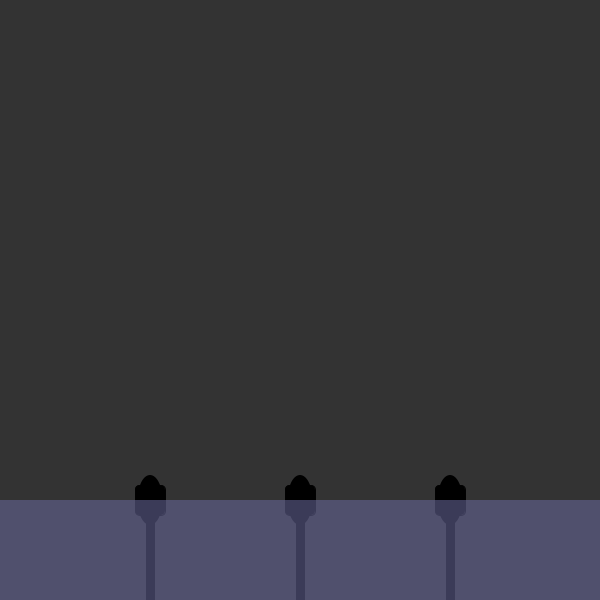
Frame 1 (no input)
Frame 60 (the mouse pressed at the canvas centre just before this capture): identical to frame 1, image omitted
Frame 120 (the mouse held since frame 60 and released just before this capture): identical to frame 1, image omitted

The Processing sketch that drew this single still picture (run headless with seeded random() and noise(); from frame 60 on, the mouse is pressed at the canvas centre):

// Processing sketch: Brunnensteuerung
// ── Brunnensteuerung.pde
ArrayList<Duese> Duesen=new ArrayList();
ArrayList<WaterParticle> Water=new ArrayList();

final int ANZAHL_AUSLAESSE=3;
final int MAX_DURCHLAEUFE=30;
final int MIN_TEMP=5;  // [°C]

int[][] StateTable={
  {1, 0, 0, 0, 0, 0, 1, 0, 1, 0}, //Ventil A
  {0, 1, 0, 0, 0, 1, 0, 0, 1, 0}, //Ventil B
  {0, 0, 1, 0, 1, 0, 0, 0, 1, 0}, //Ventil C
  {5, 5, 5, 3, 5, 5, 5, 2, 3, 2}, //Basetime Ventil-ON [sekunden]
};


//Every State has a unique color
color[] cols={
  color(255, 0, 0), 
  color(255, 91, 0), 
  color(255, 183, 0), 
  color(234, 255, 0), 
  color(142, 255, 0), 
  color(51, 255, 0), 
  color(0, 255, 40), 
  color(0, 255, 132), 
  color(0, 255, 224), 
  color(0, 193, 255), 
};

color currCol=color(0);

int numStates=StateTable[0].length;
int currentState=-1;

long tWait;
long tStart;
long accumulatedTime;

int Wiederholungen; // Drehregler [30,120]
float ZeidauerFaktor; // Drehregler [1/3 , 3]

int repeatLastStatesCounter;
int wiederholungsCounter;
int durchlaufCounter;

boolean AnlageEin;
boolean AnlageBisMorgenAus;
boolean WartungsModus;
boolean ManuellerModus;

int DATE;  // Monatstag [1,31]


void setup() {
  size(600, 600);
  rectMode(CENTER);

  for (int i=1; i <= ANZAHL_AUSLAESSE; i++) {
    PVector pos=new PVector(width/(ANZAHL_AUSLAESSE+1)*i, height-100);
    Duesen.add(new Duese(pos));
  }

  String msg="Anlage wurde eingeschaltet";
  Log(new Error("INFO", msg));
}


void draw() {
  background(51);

  if (AnlageEin) {

    //Wiederholen
    if (wiederholungsCounter<Wiederholungen) {

      //Zustand fertig
      if (millis()-tStart>tWait) {
        currentState++;

        // reached last State
        if (currentState==numStates) { 

          //can repeat last two States?
          if (repeatLastStatesCounter<4) {
            repeatLastStatesCounter++;
            currentState=numStates-2;
          } else {

            //Durchlauf abgeschlossen
            String msg="Durchlauf: "+ (wiederholungsCounter+1)+ ", finished, took: "+ accumulatedTime/1000.0+"s";
            Log(new Error("INFO", msg));

            repeatLastStatesCounter=0;
            wiederholungsCounter++;
            currentState=0;
            accumulatedTime=0;
          }
        }

        //Start new State
        tStart=millis();
        tWait=round(StateTable[ANZAHL_AUSLAESSE][currentState]*1000*ZeidauerFaktor);
        accumulatedTime+=tWait;

        //Maximale Durchläufe erreicht ---> Wartungsmodus
        if (durchlaufCounter>=MAX_DURCHLAEUFE && !WartungsModus) {
          WartungsModus=true;
          String msg="Maximale Durchläufe erreicht, Anlage wird nach diesem Durchgang für Wartung deaktiviert";
          Log(new Error("WARNING", msg));
        }
      }
    }


    //Zyklus Abgeschlossen --> Anlage bis Morgen deaktiviert
    if (wiederholungsCounter>=Wiederholungen) {
      AnlageEin=false;
      wiederholungsCounter=0;
      currentState=-1;

      if (ManuellerModus) {
        String msg="Manueller Zyklus abgeschlossen";
        Log(new Error("INFO", msg));
      } else {
        AnlageBisMorgenAus=true;
        DATE=day();

        String msg="Zyklus abgeschlossen, Anlage bis Morgen deaktiviert";
        Log(new Error("INFO", msg));
      }
    }
  }


  //Check Water height
  if (AnlageEin) {
    WaterLevel();
    Temperatur();
  }

  //Check Time
  RTC();

  //Interpolate between Colors
  if (AnlageEin) {
    float t=(float)(millis()-tStart)/tWait;

    color A=cols[currentState];
    color B=cols[(currentState+1)%numStates];
    currCol=interpolateColors(A, B, t);
  }


  //Set Düsen State
  for (int i=0; i < ANZAHL_AUSLAESSE; i++) {
    Duesen.get(i).ventilState=AnlageEin?boolean(StateTable[i][currentState]):false;
    Duesen.get(i).RGBCol=AnlageEin?currCol:color(0);
  }


  visualizeGraphics();
}

// ── Duese.pde
class Duese {
  boolean ventilState;

  PVector pos;
  float diam=50;
  color RGBCol;

  Duese(PVector pos) {
    this.pos=pos;
  }


  void show() {
    RGBCol=ventilState==true?RGBCol: color(0);

    fill(RGBCol);

    stroke(1);
    rect(pos.x, pos.y, 30, 30, 5);
    rect(pos.x, height-50, 8, 100);
    
    noStroke();
    ellipse(pos.x, pos.y, diam/2, diam);
  }


  void produceWaterFountain() {
    if (ventilState==true) {
      for (int i=0; i < 3; i++) {
        PVector vel=new PVector(-(pos.x-width/2)/100+0.2, -12);  //upwards, slightly to the center
        vel.x+=random(-0.2, 0.2);
        vel.y+=random(-0.2, 0.2)+10/(pos.x-width+0.1);

        vel.y-=(150-abs(pos.x-width/2))/250;  //Center Düsen go higher

        WaterParticle W=new WaterParticle(this, pos.copy().sub(0, diam/3), vel);
        Water.add(W);
      }
    }
  }
}

// ── User_Input.pde
void keyPressed() {

  //Start Taster
  if (key=='s' && !AnlageBisMorgenAus && !WartungsModus) {
    AnlageEin=true;
    ManuellerModus=false;
    durchlaufCounter++;

    Wiederholungen =  10; // Drehregler [30,120]
    ZeidauerFaktor =  0.3; // Drehregler [1/3 , 3]


    String msg="Start Automatik Modus:  Wiederholungen: "+ Wiederholungen+ ", ZeitFaktor: "+ ZeidauerFaktor+", Expected Time: "+ ZeidauerFaktor*60+"s";
    Log(new Error("INFO", msg));
  }

  //Manueller Start Taster
  if (key=='m' && !WartungsModus) {
    AnlageEin=true;
    ManuellerModus=true;
    durchlaufCounter++;

    Wiederholungen =  1;
    ZeidauerFaktor =  0.3; // Drehregler [1/3 , 3]


    String msg="Start Manueller Modus:  Wiederholungen: "+ Wiederholungen+ ", ZeitFaktor: "+ ZeidauerFaktor+", Expected Time: "+ ZeidauerFaktor*60+"s";
    Log(new Error("INFO", msg));
  }


  //Reset Anlage
  if (key=='r') {
    WartungsModus=false;
    durchlaufCounter=0;
    AnlageBisMorgenAus=false;


    String msg="Wartung abgeschlossen, Anlage wieder bereit";
    Log(new Error("INFO", msg));
  }


  //Not Halt
  if (key=='h' && AnlageEin) {
    resetAnlage();


    String msg="NOT-HALT betätigt, Anlage wird Ausgeschaltet";
    Log(new Error("WARNING", msg));
  }
}

// ── Wasser.pde
class WaterParticle {
  Duese Parent;

  PVector pos;
  PVector vel;
  float rad=10;

  color col;
  boolean streamDisconected;
  long tStart;

  WaterParticle(Duese Parent, PVector posStart, PVector vel) {
    this.pos=posStart.copy();
    this.vel=vel;
    this.Parent=Parent;
    tStart=millis();
  }


  void update() {
    pos.add(vel);
    vel.add(0, 0.2); //gravity
  }


  void show() {
    fill(getCol());
    noStroke();
    ellipse(pos.x, pos.y, rad, rad);
  }


  color getCol() {
    if (Parent.ventilState==false) {
      streamDisconected=true;
    }

    if (!streamDisconected) {
      col=Parent.RGBCol;
      return col;
    } else {

      if (tStart==0) {
        tStart=millis();
      }

      float deltaT=(float)millis()-tStart;
      float t=deltaT/1000;
      float darkening=atan(t)/t;  //Smooth decay function
      return color(red(col)*darkening, green(col)*darkening, blue(col)*darkening, darkening*255);
    }
  }
}

// ── zHelper.pde

//Visualize
void visualizeGraphics() {

  //Visualize Düsen
  for (Duese D : Duesen) {
    D.show();
    D.produceWaterFountain();
  }

  //Visualize Water
  for (int i=0; i<Water.size(); i++) {
    WaterParticle W = Water.get(i);

    //delete Partikles 
    if (W.pos.y>height-100) {
      Water.remove(i);
      continue;
    }

    W.update();
    W.show();
  }

  //Visualize Pool
  showWaterPool();
}


//linear interpolation between colors
color interpolateColors(color A, color B, float t) {
  float r=red(B)*t+red(A)*(1-t);
  float g=green(B)*t+green(A)*(1-t);
  float b=blue(B)*t+blue(A)*(1-t);

  return color(round(r), round(g), round(b));
}


// used to create colors in cols[] array
color hsvToRgb(float hue, float saturation, float value) {
  hue%=360;
  int hi = (int)(hue / 60.0);
  float f = hue /60.0 - hi;
  float p = value * (1 - saturation);
  float q = value * (1 - f * saturation);
  float t = value * (1 - (1 - f) * saturation);

  f*=255;
  p*=255;
  q*=255;
  t*=255;
  value*=255;

  switch (hi) {
  case 0: 
    return color(value, t, p);
  case 1: 
    return color(q, value, p);
  case 2: 
    return color(p, value, t);
  case 3: 
    return color(p, q, value);
  case 4: 
    return color(t, p, value);
  case 5: 
    return color(value, p, q);
  case 6: 
    return color(value, t, p);
  default: 
    return color(0);
  }
}

//Water Pool
void showWaterPool() {
  fill(100, 100, 150, 150);
  noStroke();
  rect(width/2, height-50, width, 100);
}


//Handle Time
void RTC() {
  if (day()!=DATE && DATE!=0) {
    //Neuer Tag um Mitternacht
    AnlageBisMorgenAus=false;
  }
}


//Check Water Level
void WaterLevel() {

  boolean waterLevelAboveMinimum=true; // Input from Sensor  1^= Enough Water

  if (!waterLevelAboveMinimum) {
    String msg="Wasserstand zu niedrig, Anlage wird ausgeschaltet";
    Log(new Error("WARNING", msg));
    resetAnlage();
  }
}

//Check Temperature
void Temperatur() {

  float currTemp=10; // Input from Sensor

  if (currTemp<MIN_TEMP) {
    String msg="Temperatur unter "+ MIN_TEMP+"°C , Anlage wird ausgeschaltet";
    Log(new Error("WARNING", msg));
    resetAnlage();
  }
}


//Completly reset Anlage
void resetAnlage() {
  AnlageEin=false;
  wiederholungsCounter=0;
  currentState=-1;
  tStart=0;
  tWait=0;
  accumulatedTime=0;
  repeatLastStatesCounter=0;
  wiederholungsCounter=0;

  AnlageBisMorgenAus=false;
  ManuellerModus=false;
}


//Error
class Error {
  String type;
  String text;

  Error(String type, String text) {
    this.type=type;
    this.text=text;
  }
}


//Pad String
String rightPad(String s, char c, int len) {
  String out=s;
  for (int i=0; i < len-s.length(); i++) {
    out+=c;
  }
  return out;
}


//Error Logger
void Log(Error E) {
  String time=nf(day(), 2)+"/"+nf(month(), 2)+"/"+year()+" - "+nf(hour(), 2)+":"+nf(minute(), 2)+":"+nf(second(), 2);
  println(time, " ", rightPad(E.type, ' ', 8), " ", E.text);   //Log to SD-Card?
}
